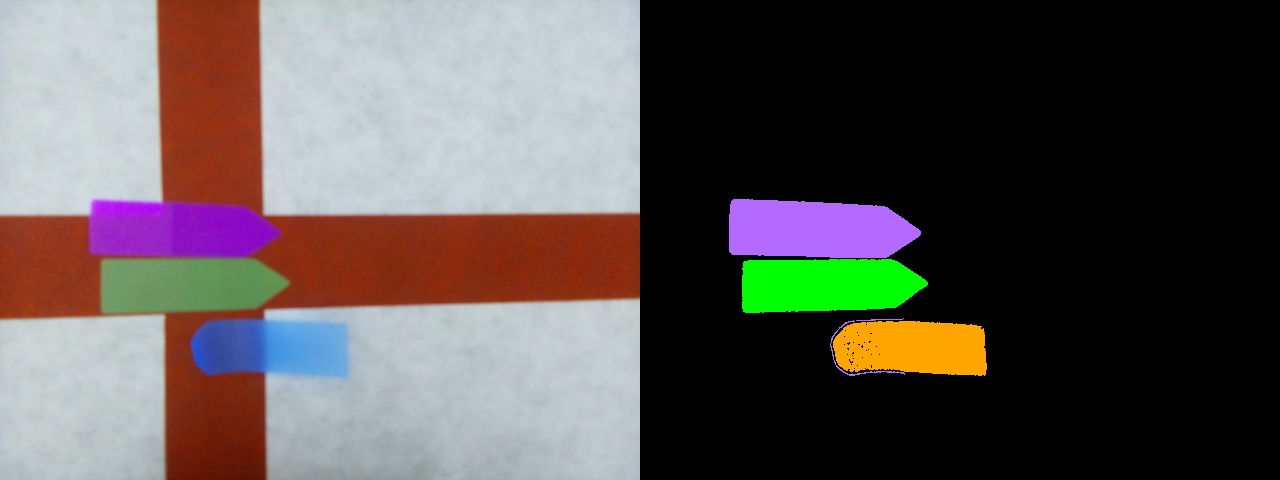
#> input picture debug_image/color_hash_1788389352822.jpg, 1280 x 480 px
$ python -i camera_test.py   (imports and definitions only)
#> lines starting #> are read from the running program, lines starting #| are printed output that depends on the picture; after the words box and inside, x2 and y2 are one past the last pixel; in counts of white or black regions, pixels touching at a corner belong together
#> further down, picture is the input picture: shape (480, 1280, 3); mean B, G, R 82.1, 84.4, 91.8
# This is a basic program to test the camera

# Libraries to control the camera
from picamera2 import Picamera2
import cv2
import numpy as np
from DirectionEnum import Direction

# [51 lines left out: functions SetupPICamera, RunPICamera, EndPICamera, not called in this run]


def detect_blue_tape_turn(
    image: np.ndarray,
    # Standard blue painter's tape HSV bounds in OpenCV (H: 0-180, S: 0-255, V: 0-255)
    lower_blue: np.ndarray = np.array([95, 80, 50]),
    upper_blue: np.ndarray = np.array([135, 255, 255]),
    shift_threshold: float = 0.15
) -> tuple[Direction, np.ndarray]:
    """
    Isolates blue painter's tape using HSV thresholding, filters out all other
    surrounding colors and background, and classifies the turn.

    Returns:
        tuple: (direction, binary_mask)
    """
#> called with lower_blue = array of shape (3,), upper_blue = array of shape (3,), shift_threshold = 0.15

    # 1. Normalize image dimensions and color space
    if image.ndim == 3 and image.shape[2] == 4:
        image = image[:, :, :3]  # Drop alpha channel if present

    hsv = cv2.cvtColor(image, cv2.COLOR_BGR2HSV)
#> hsv: shape (480, 1280, 3); mean H, S, V 41.8, 51.8, 103.9

    # 2. Isolate only the blue tape
    tape_mask = cv2.inRange(hsv, lower_blue, upper_blue)
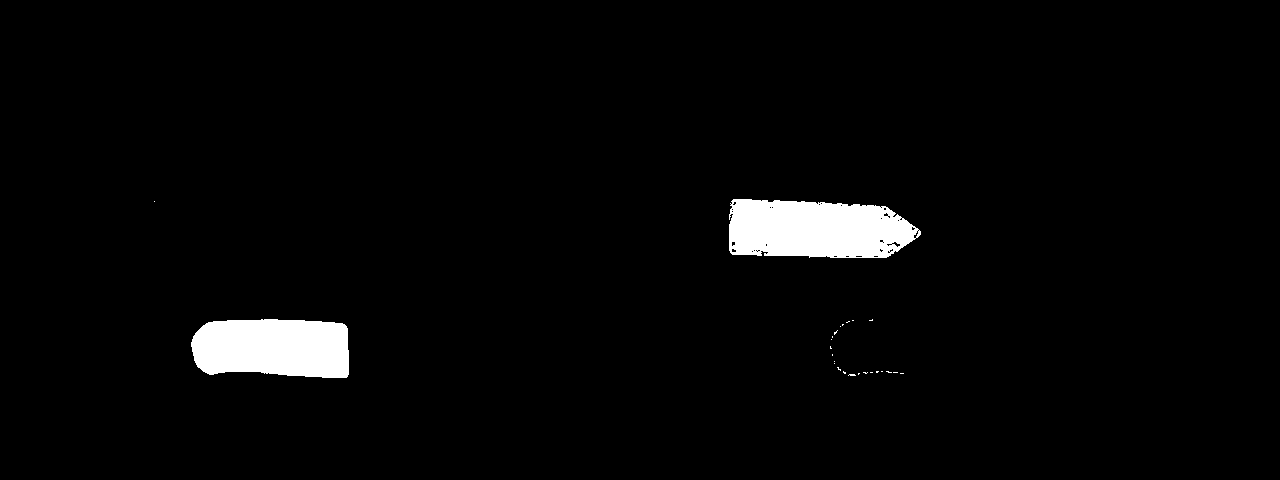
#> tape_mask: shape (480, 1280); 2.9% white; 26 white regions (24 under 20 px)

    # 3. Extract the largest blue contour (discards stray blue noise/dots)
    contours, _ = cv2.findContours(tape_mask, cv2.RETR_EXTERNAL, cv2.CHAIN_APPROX_SIMPLE)
#> contours = 26 contours, 24 with area under 20; largest, box (x1, y1, x2, y2) and area: (729, 199, 921, 258) 9234, (191, 319, 349, 378) 8023
    if not contours:
        return Direction.NO_DETECTED, tape_mask

    largest_contour = max(contours, key=cv2.contourArea)
#> largest_contour = contour of 161 points, box (x1, y1, x2, y2) (729, 199, 921, 258), area 9234
    clean_mask = np.zeros_like(tape_mask)
    cv2.drawContours(clean_mask, [largest_contour], -1, 255, thickness=cv2.FILLED)
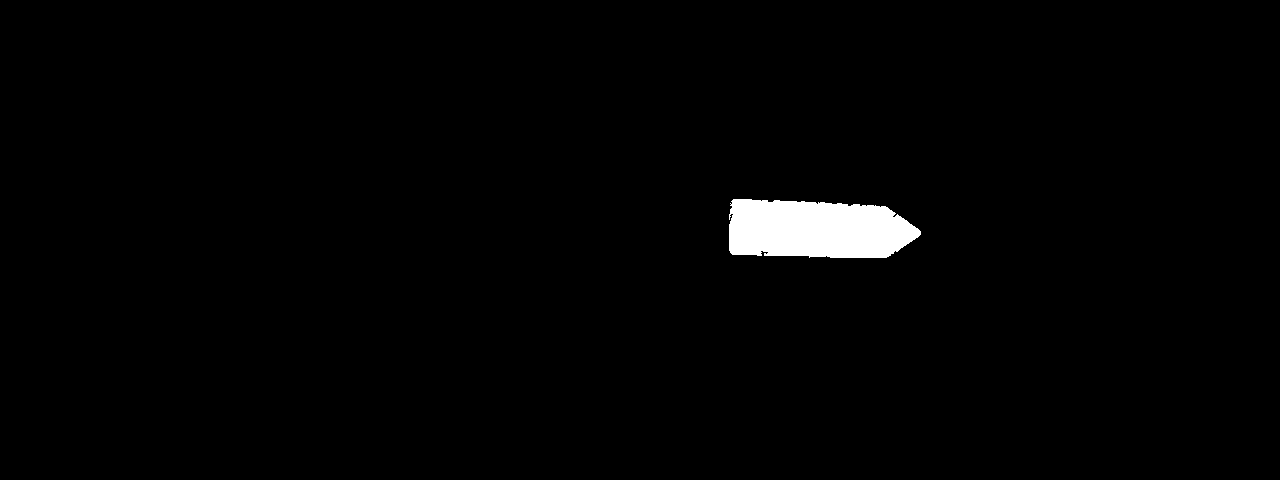
#> clean_mask: shape (480, 1280); 1.5% white; 1 white region, box (x1, y1, x2, y2) and area: (729, 199, 921, 258) 9473

    # 4. Get path bounding coordinates
    y_indices, x_indices = np.where(clean_mask > 0)
#> y_indices = 9473 values from 199 to 257; x_indices = 9473 values, max 920 at index 5100, min 729 at index 1866, mean 816.1
    y_min, y_max = y_indices.min(), y_indices.max()
#> y_min = 199; y_max = 257
    x_min, x_max = x_indices.min(), x_indices.max()
#> x_min = 729; x_max = 920

    total_width = x_max - x_min
#> total_width = 191
    total_height = y_max - y_min
#> total_height = 58

    if total_height == 0 or total_width == 0:
        return Direction.STRAIGHT, clean_mask

    # 5. Extract entry (bottom 15%) and exit (top 15%) slices
    h_slice = max(1, int(total_height * 0.15))
#> h_slice = 8
    top_slice = clean_mask[y_min : y_min + h_slice, :]
    bot_slice = clean_mask[y_max - h_slice : y_max + 1, :]

    _, x_top = np.where(top_slice > 0)
#> x_top = 736 values, max 885 at index 735, min 730 at index 215, mean 788
    _, x_bot = np.where(bot_slice > 0)
#> x_bot = 1249 values, max 899 at index 170, min 729 at index 0, mean 818.7

    if len(x_top) == 0 or len(x_bot) == 0:
        return Direction.STRAIGHT, clean_mask

    # 6. Direction classification via horizontal centroid shift (Δx / Total Width)
    cx_top = np.mean(x_top)
#> cx_top = 788
    cx_bot = np.mean(x_bot)
#> cx_bot = 818.7
    normalized_shift = (cx_top - cx_bot) / total_width
#> normalized_shift = -0.161

    if normalized_shift > shift_threshold:
        direction = Direction.RIGHT
    elif normalized_shift < -shift_threshold:
        direction = Direction.LEFT
    else:
        direction = Direction.STRAIGHT

    return direction, clean_mask

>>> import cv2
>>> picture = cv2.imread('debug_image/color_hash_1788389352822.jpg')
>>> result = detect_blue_tape_turn(picture)

$ run again, on debug_image/color_hash_1788389377195.jpg
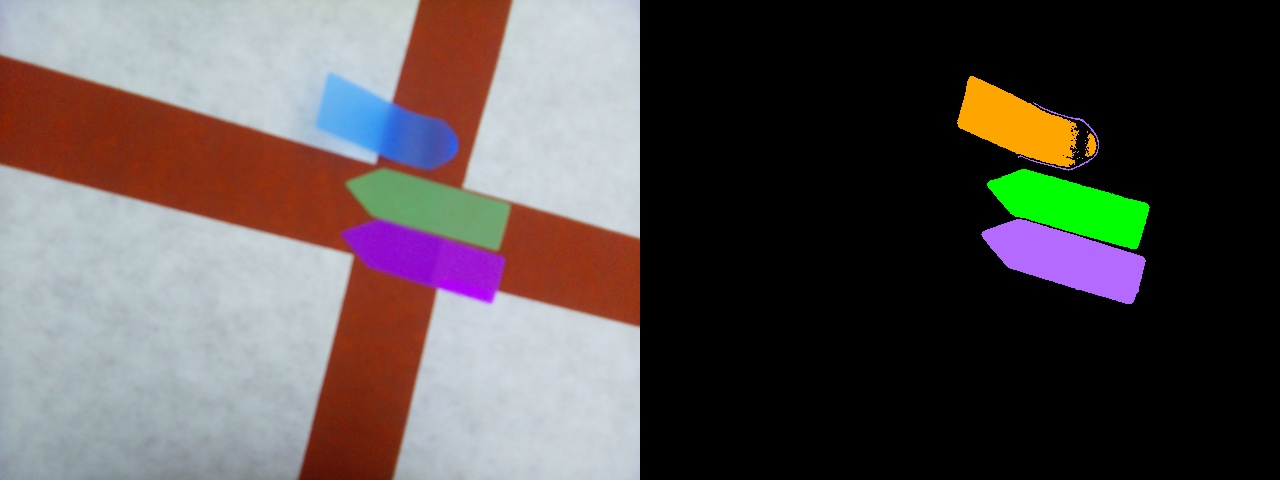
#> input picture debug_image/color_hash_1788389377195.jpg, 1280 x 480 px
#> picture is the input picture: shape (480, 1280, 3); mean B, G, R 80.2, 81.6, 89
#> hsv: shape (480, 1280, 3); mean H, S, V 41.5, 51.1, 101
#> in detect_blue_tape_turn, `tape_mask = cv2.inRange(hsv, lower_blue, upper_blue)`:
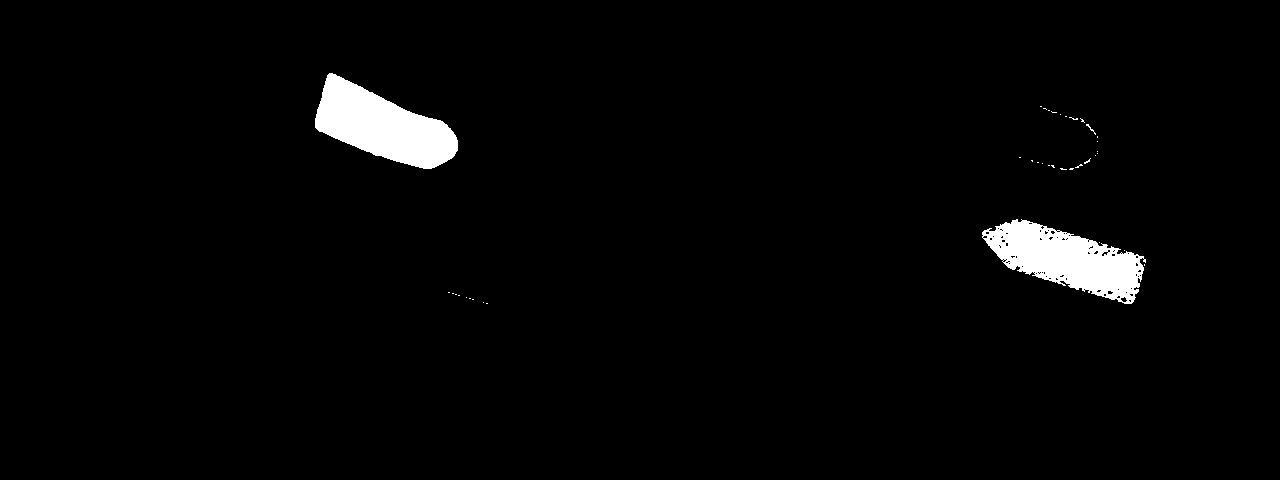
#> tape_mask: shape (480, 1280); 2.4% white; 38 white regions (35 under 20 px)
#> contours = 38 contours, 36 with area under 20; largest, box (x1, y1, x2, y2) and area: (315, 73, 458, 169) 7351, (982, 219, 1146, 304) 7216
#> largest_contour = contour of 219 points, box (x1, y1, x2, y2) (315, 73, 458, 169), area 7351
#> in detect_blue_tape_turn, `cv2.drawContours(clean_mask, [largest_contour], -1, 255, thickness=cv2..`:
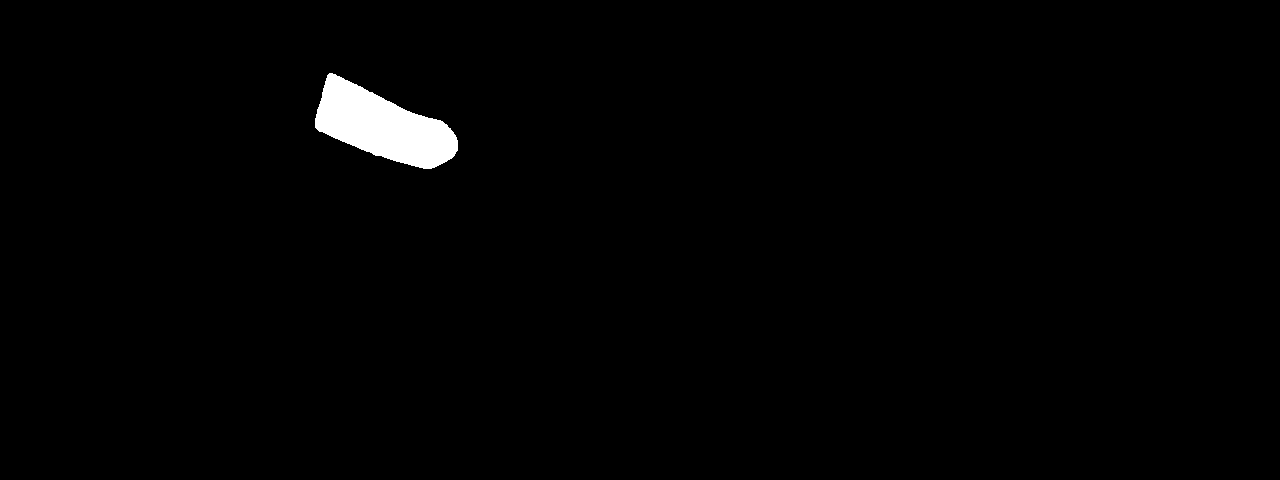
#> clean_mask: shape (480, 1280); 1.2% white; 1 white region, box (x1, y1, x2, y2) and area: (315, 73, 458, 169) 7523
#> y_indices = 7523 values from 73 to 168; x_indices = 7523 values, max 457 at index 5487, min 315 at index 2543, mean 382.2
#> y_min = 73; y_max = 168
#> x_min = 315; x_max = 457
#> total_width = 142
#> total_height = 95
#> h_slice = 14
#> x_top = 293 values, max 360 at index 292, min 324 at index 222, mean 337.6
#> x_bot = 726 values, max 454 at index 81, min 373 at index 0, mean 419.2
#> cx_top = 337.6
#> cx_bot = 419.2
#> normalized_shift = -0.574

$ run again, on debug_image/color_hash_1788389382856.jpg
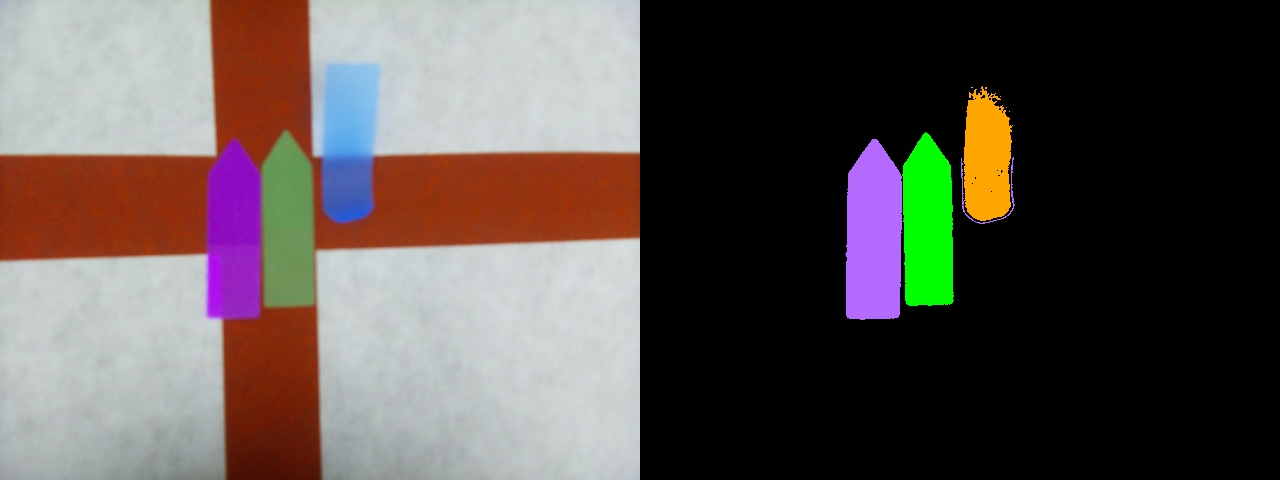
#> input picture debug_image/color_hash_1788389382856.jpg, 1280 x 480 px
#> picture is the input picture: shape (480, 1280, 3); mean B, G, R 79.3, 83.1, 91.5
#> hsv: shape (480, 1280, 3); mean H, S, V 38.1, 49.5, 101.1
#> in detect_blue_tape_turn, `tape_mask = cv2.inRange(hsv, lower_blue, upper_blue)`:
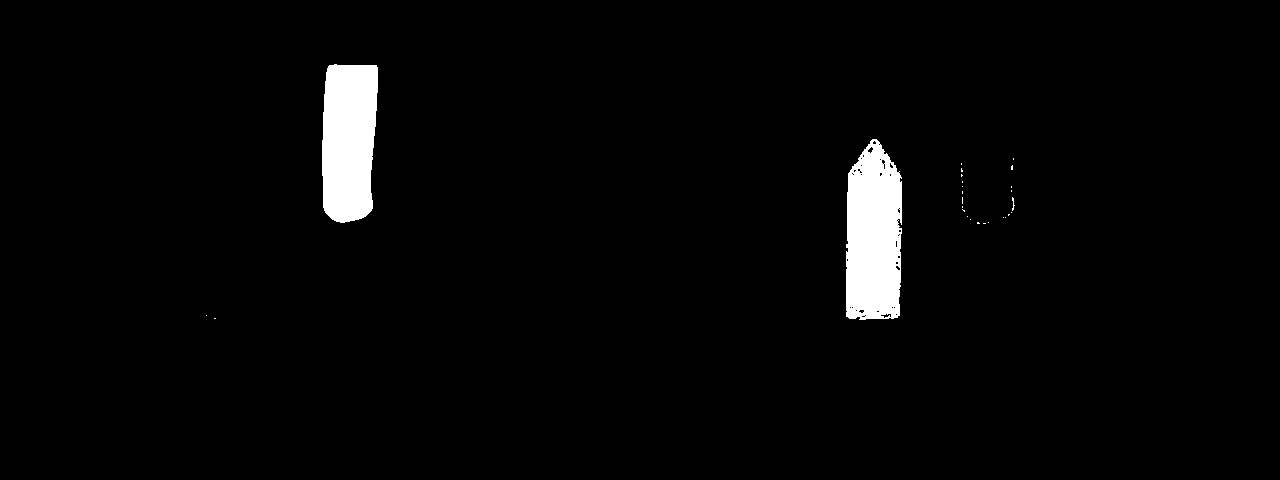
#> tape_mask: shape (480, 1280); 2.7% white; 27 white regions (24 under 20 px)
#> contours = 27 contours, 25 with area under 20; largest, box (x1, y1, x2, y2) and area: (846, 139, 902, 320) 8614, (322, 64, 378, 223) 7644
#> largest_contour = contour of 146 points, box (x1, y1, x2, y2) (846, 139, 902, 320), area 8614
#> in detect_blue_tape_turn, `cv2.drawContours(clean_mask, [largest_contour], -1, 255, thickness=cv2..`:
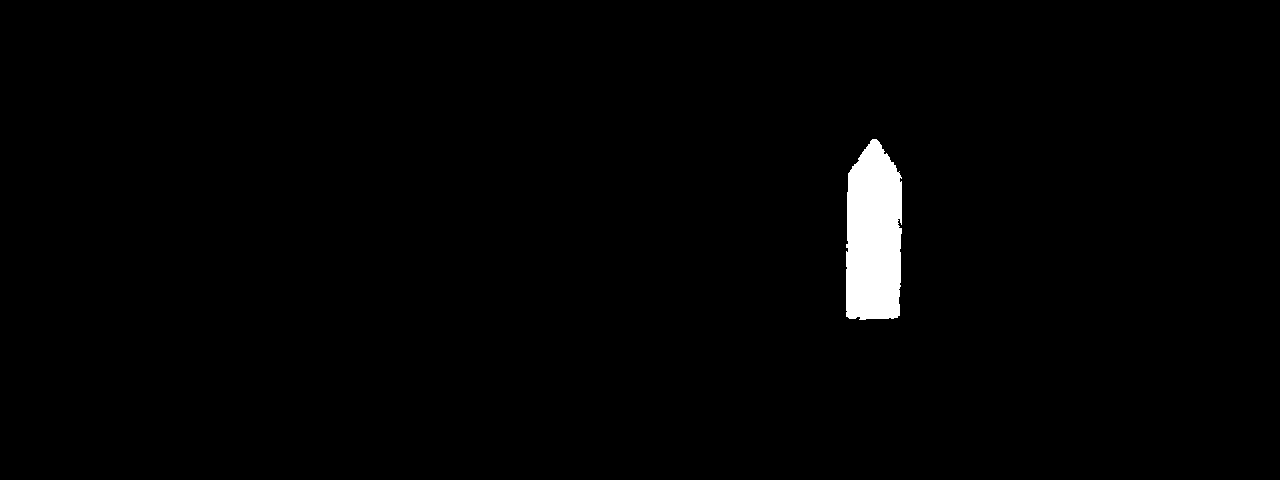
#> clean_mask: shape (480, 1280); 1.4% white; 1 white region, box (x1, y1, x2, y2) and area: (846, 139, 902, 320) 8841
#> y_indices = 8841 values from 139 to 319; x_indices = 8841 values, max 901 at index 1210, min 846 at index 4788, mean 873.3
#> y_min = 139; y_max = 319
#> x_min = 846; x_max = 901
#> total_width = 55
#> total_height = 180
#> h_slice = 27
#> x_top = 623 values, max 895 at index 622, min 854 at index 541, mean 873.9
#> x_bot = 1433 values, max 899 at index 53, min 846 at index 0, mean 872.3
#> cx_top = 873.9
#> cx_bot = 872.3
#> normalized_shift = 0.0292

$ run again, on debug_image/color_hash_1788389408793.jpg
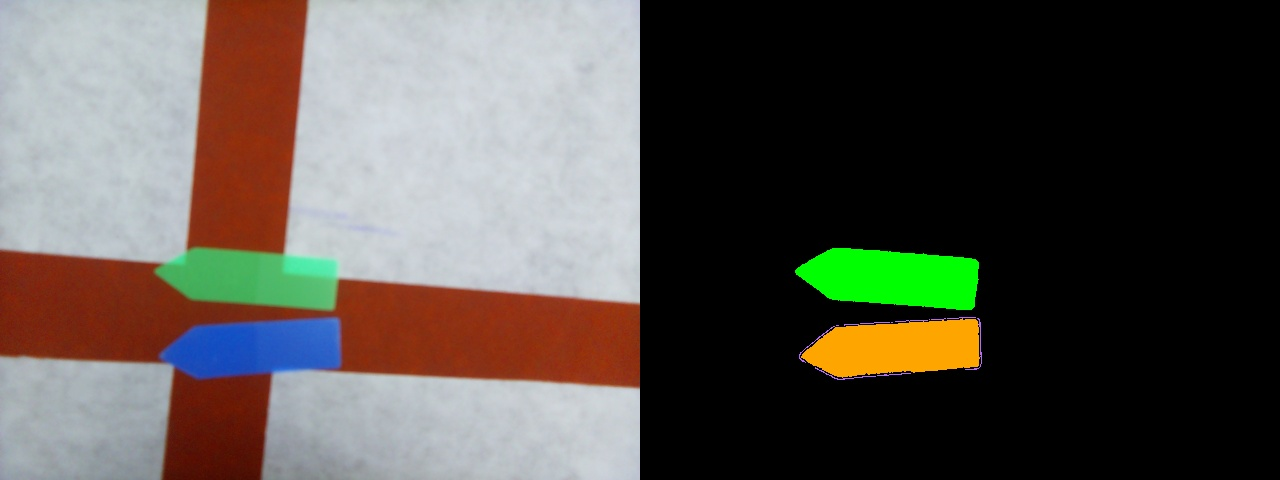
#> input picture debug_image/color_hash_1788389408793.jpg, 1280 x 480 px
#> picture is the input picture: shape (480, 1280, 3); mean B, G, R 75.4, 82.4, 87.2
#> hsv: shape (480, 1280, 3); mean H, S, V 39.9, 49.4, 98.3
#> in detect_blue_tape_turn, `tape_mask = cv2.inRange(hsv, lower_blue, upper_blue)`:
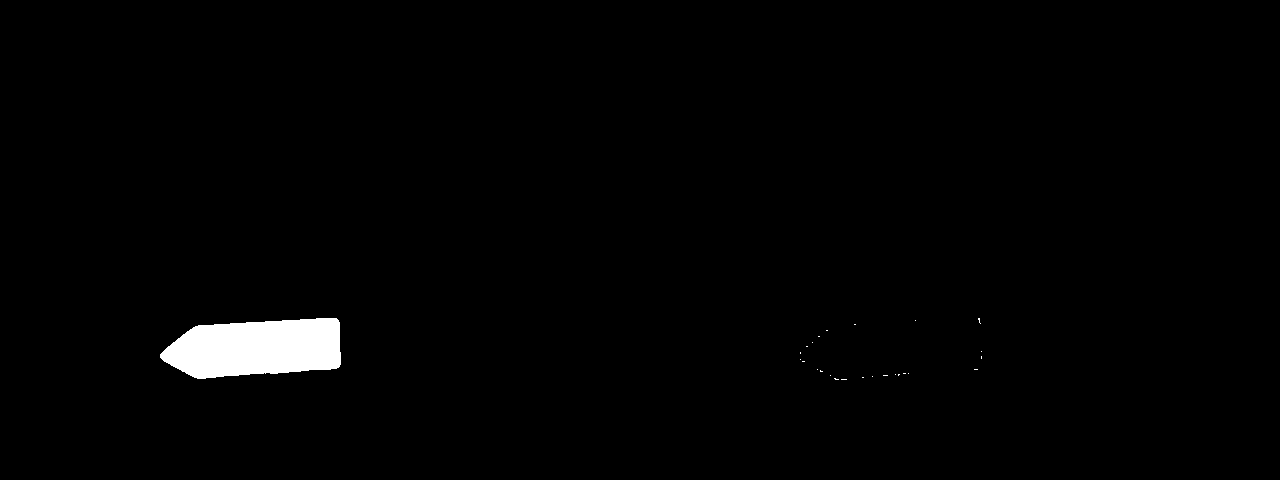
#> tape_mask: shape (480, 1280); 1.4% white; 26 white regions (25 under 20 px)
#> contours = 26 contours, 25 with area under 20; largest, box (x1, y1, x2, y2) and area: (160, 318, 341, 379) 8410
#> largest_contour = contour of 100 points, box (x1, y1, x2, y2) (160, 318, 341, 379), area 8410
#> clean_mask: shape (480, 1280); 1.4% white; 1 white region, box (x1, y1, x2, y2) and area: (160, 318, 341, 379) 8614
#> y_indices = 8614 values from 318 to 378; x_indices = 8614 values, max 340 at index 5052, min 160 at index 5233, mean 256.5
#> y_min = 318; y_max = 378
#> x_min = 160; x_max = 340
#> total_width = 180
#> total_height = 60
#> h_slice = 9
#> x_top = 807 values, max 339 at index 283, min 195 at index 662, mean 284.3
#> x_bot = 764 values, max 330 at index 151, min 179 at index 0, mean 235.9
#> cx_top = 284.3
#> cx_bot = 235.9
#> normalized_shift = 0.269
